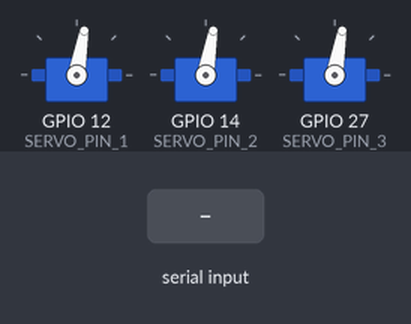
The sketch below on a simulated ESP32. Parts: 3 × servo. Inputs (shaded band) come from the test bench.

Above: at 1.2 s.
1.3 s: "90,45\n" received over Serial
At 1.9 s:
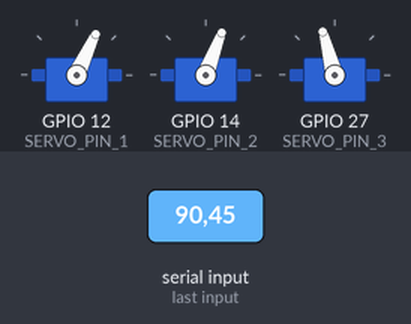
2.8 s: "30,150\n" received over Serial
4.3 s: "1,90\n" received over Serial
5.8 s: "90,45\n" received over Serial
Timing chart, 0 to 8.3 s (numbered marks = the images above; inputs shaded):
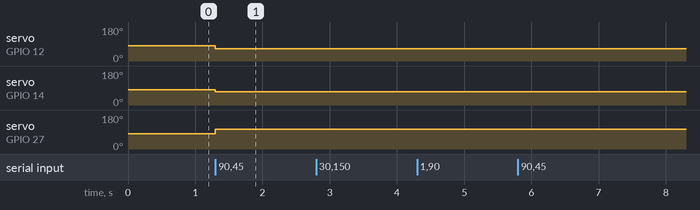

Measured:
- after the input at 1.3 s, servo on GPIO 12 (SERVO_PIN_1): 80° → 65° at once; servo on GPIO 14 (SERVO_PIN_2): 80° → 69° at once; servo on GPIO 27 (SERVO_PIN_3): 80° → 105° at once

The sketch:

esp32_platform_control.ino
```cpp
/*
 * Unified Mechatronic Prototyping Framework
 * System 04: 3-DOF Parallel Tilting Platform (Ball-Balancing Testbed)
 * Real-Time Embedded Firmware for Espressif ESP32
 *
 * Core Control Loop: 500 Hz (Ts = 2.0 ms, WCET < 45 us)
 * Actuation: 3x Digital PWM Servos (Pins 12, 14, 27)
 * Telemetry: High-Speed UART (115200 baud) parsing (X, Y) from 30 Hz OpenCV vision
 */

#include <Arduino.h>
#include <ESP32Servo.h>

// Servo Definitions
Servo servo1, servo2, servo3;
const int SERVO_PIN_1 = 12;
const int SERVO_PIN_2 = 14;
const int SERVO_PIN_3 = 27;

// Platform Geometry (SI Units: meters, radians)
const float R_BASE = 0.120;     // Base radius (m)
const float R_PLAT = 0.090;     // Platform radius (m)
const float L_CRANK = 0.045;    // Servo horn length (m)
const float L_ROD = 0.135;      // Connecting rod length (m)
const float SERVO_NEUTRAL = 80.0; // Degrees neutral trim

// Control Constraints
const float MAX_TILT_DEG = 15.0; // Maximum pitch/roll angle (deg)
const float MIN_PWM_DEG = 65.0;
const float MAX_PWM_DEG = 105.0;

// Dual-Axis PID Gains (Discrete 500 Hz tuning)
float Kp_x = 0.38, Ki_x = 0.02, Kd_x = 0.12;
float Kp_y = 0.38, Ki_y = 0.02, Kd_y = 0.12;

// State Variables
float target_x = 0.0, target_y = 0.0;
float current_x = 0.0, current_y = 0.0;
float prev_err_x = 0.0, prev_err_y = 0.0;
float integral_x = 0.0, integral_y = 0.0;

// Timing Management
unsigned long prev_micros = 0;
const unsigned long LOOP_PERIOD_US = 2000; // 500 Hz loop

// Inverse Kinematics for 3-RSS Parallel Mechanism
void compute_inverse_kinematics(float pitch_rad, float roll_rad, float &ang1, float &ang2, float &ang3) {
    // Platform angular transformation
    float z1 = R_PLAT * sin(pitch_rad);
    float z2 = R_PLAT * (-0.5 * sin(pitch_rad) + 0.866025 * sin(roll_rad));
    float z3 = R_PLAT * (-0.5 * sin(pitch_rad) - 0.866025 * sin(roll_rad));

    // Convert leg height variations to horn angles
    ang1 = SERVO_NEUTRAL + (z1 / L_CRANK) * (180.0 / PI);
    ang2 = SERVO_NEUTRAL + (z2 / L_CRANK) * (180.0 / PI);
    ang3 = SERVO_NEUTRAL + (z3 / L_CRANK) * (180.0 / PI);

    // Apply mechanical limits
    ang1 = constrain(ang1, MIN_PWM_DEG, MAX_PWM_DEG);
    ang2 = constrain(ang2, MIN_PWM_DEG, MAX_PWM_DEG);
    ang3 = constrain(ang3, MIN_PWM_DEG, MAX_PWM_DEG);
}

void setup() {
    Serial.begin(115200);

    // Configure ESP32 Timers for Servos
    ESP32PWM::allocateTimer(0);
    ESP32PWM::allocateTimer(1);
    ESP32PWM::allocateTimer(2);

    servo1.setPeriodHertz(50);
    servo2.setPeriodHertz(50);
    servo3.setPeriodHertz(50);

    servo1.attach(SERVO_PIN_1, 500, 2500);
    servo2.attach(SERVO_PIN_2, 500, 2500);
    servo3.attach(SERVO_PIN_3, 500, 2500);

    servo1.write(SERVO_NEUTRAL);
    servo2.write(SERVO_NEUTRAL);
    servo3.write(SERVO_NEUTRAL);

    prev_micros = micros();
}

void loop() {
    unsigned long current_micros = micros();

    // Check Serial for Vision Frame Input: "X,Y\n"
    if (Serial.available() > 0) {
        String msg = Serial.readStringUntil('\n');
        int comma_idx = msg.indexOf(',');
        if (comma_idx > 0) {
            current_x = msg.substring(0, comma_idx).toFloat();
            current_y = msg.substring(comma_idx + 1).toFloat();
        }
    }

    // Deterministic 500 Hz Execution
    if (current_micros - prev_micros >= LOOP_PERIOD_US) {
        prev_micros += LOOP_PERIOD_US;

        // Position Error with Deadzone Filtering (|e| < 0.03 normalized)
        float err_x = target_x - current_x;
        float err_y = target_y - current_y;
        if (abs(err_x) < 0.03) err_x = 0.0;
        if (abs(err_y) < 0.03) err_y = 0.0;

        // Discrete PID Calculation
        integral_x = constrain(integral_x + err_x * 0.002, -0.2, 0.2);
        integral_y = constrain(integral_y + err_y * 0.002, -0.2, 0.2);

        float deriv_x = (err_x - prev_err_x) / 0.002;
        float deriv_y = (err_y - prev_err_y) / 0.002;
        prev_err_x = err_x;
        prev_err_y = err_y;

        float u_x = Kp_x * err_x + Ki_x * integral_x + Kd_x * deriv_x;
        float u_y = Kp_y * err_y + Ki_y * integral_y + Kd_y * deriv_y;

        // Map Control Effort to Target Tilt Angles
        float pitch_cmd = constrain(u_y, -MAX_TILT_DEG * PI / 180.0, MAX_TILT_DEG * PI / 180.0);
        float roll_cmd = constrain(u_x, -MAX_TILT_DEG * PI / 180.0, MAX_TILT_DEG * PI / 180.0);

        // Solve Inverse Kinematics
        float a1, a2, a3;
        compute_inverse_kinematics(pitch_cmd, roll_cmd, a1, a2, a3);

        // Write Actuation Commands
        servo1.write((int)a1);
        servo2.write((int)a2);
        servo3.write((int)a3);
    }
}
```
